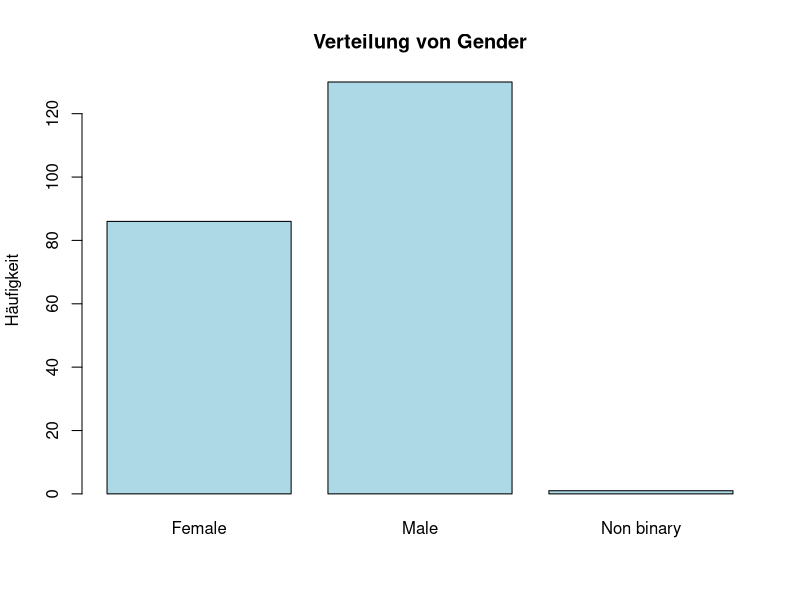
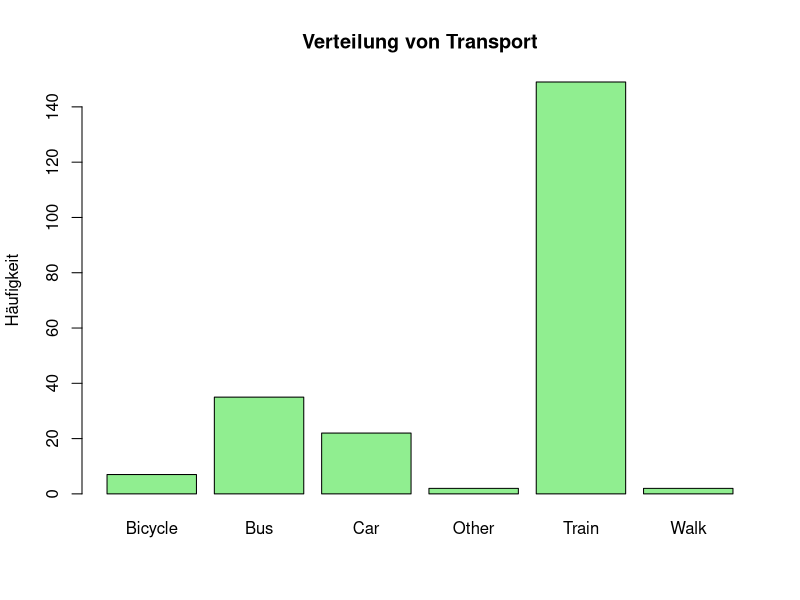
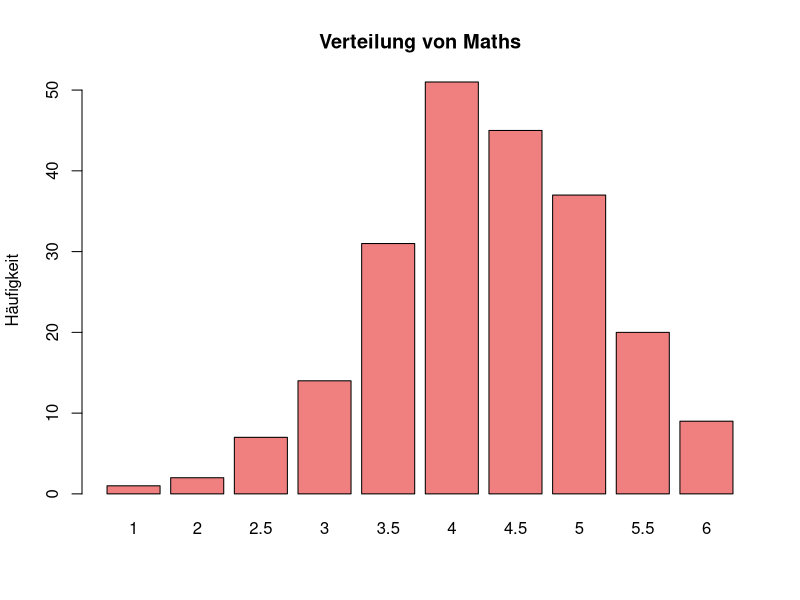
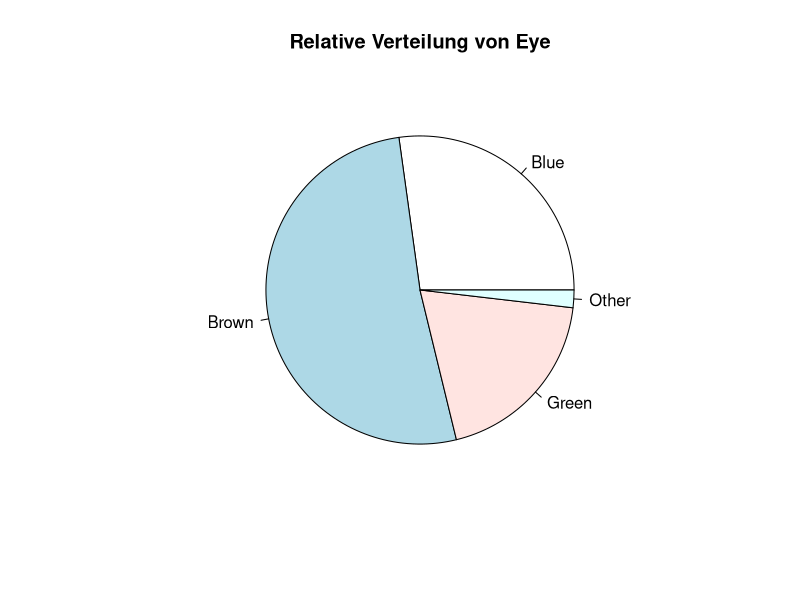
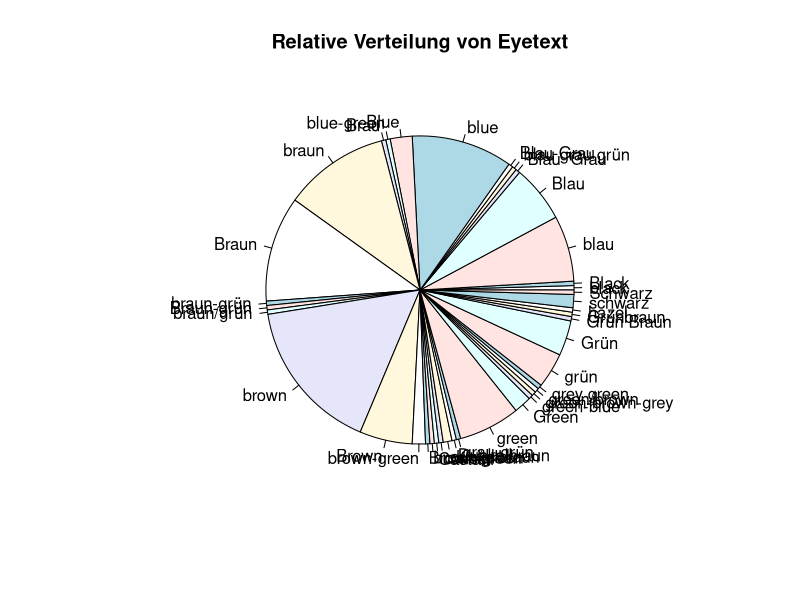
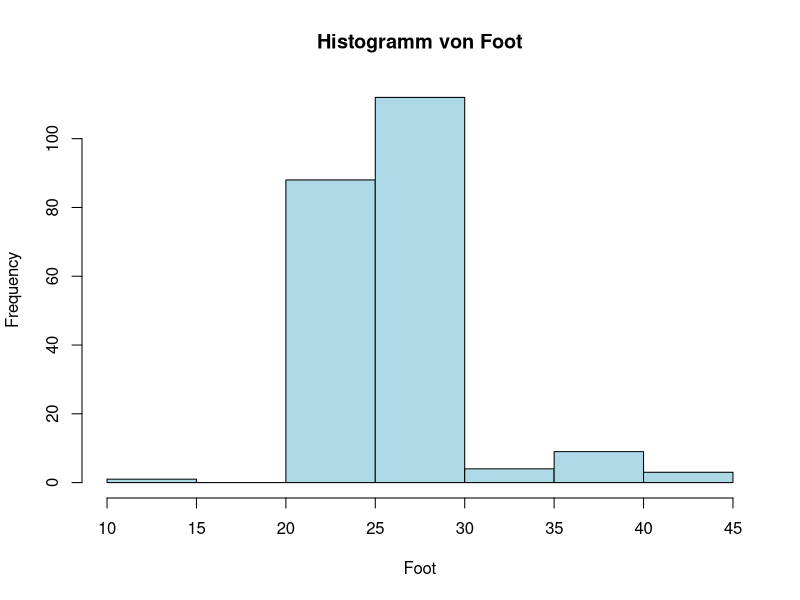
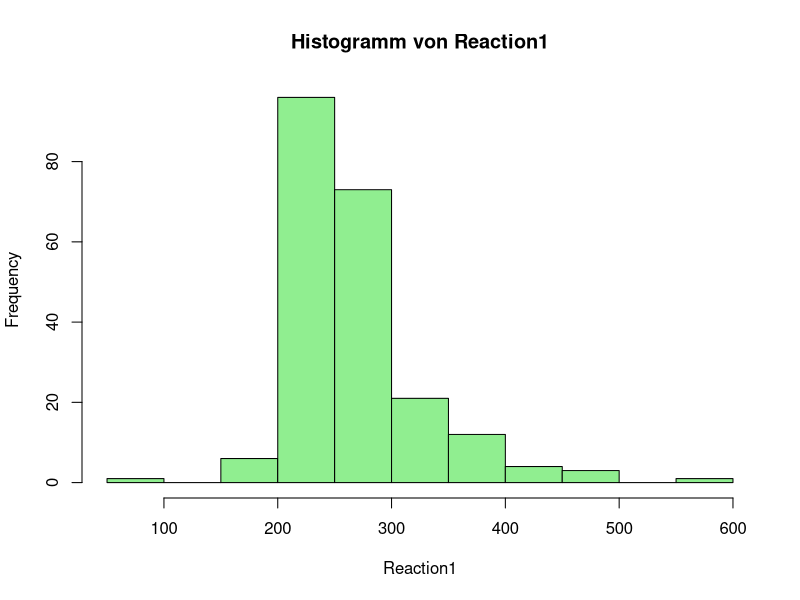
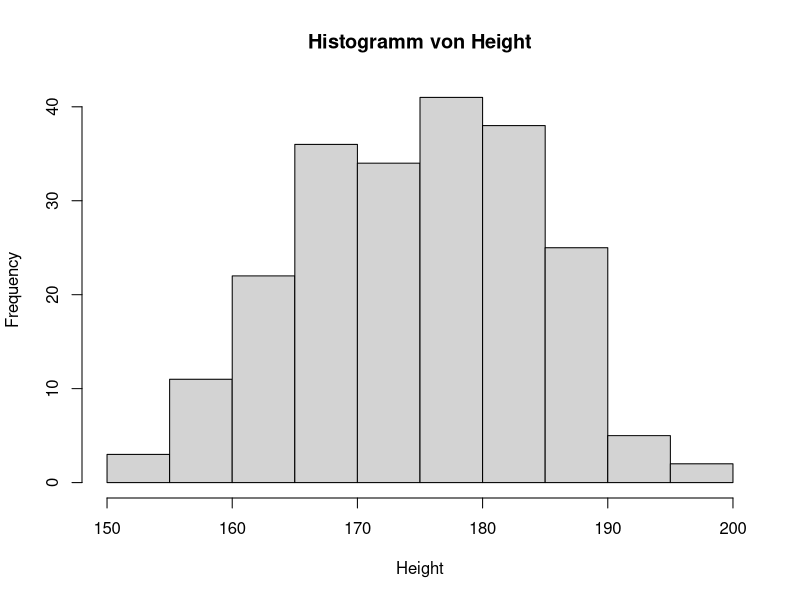

Write R code to recreate these figures, in order.
# WDDA FS 2026: Lösungen für Aufgabenserie 2
# Dieses Skript enthält die R-Code-Lösungen für die Aufgabenserie 2

# Pakete laden
library(readxl)

# Daten importieren
data <- read_excel("data/WDDA_02.xlsx", sheet = "BFH")




# ============================================================================
# Aufgabe 1: Häufigkeitsverteilung von transport
# ============================================================================

data$transport |> table()
# Erwartete Ergebnisse:
# Bicycle: 7, Bus: 35, Car: 22, Other: 2, Train: 149, Walk: 2




# ============================================================================
# Aufgabe 2: Balkendiagramme für gender, transport und maths
# ============================================================================

# (a) Balkendiagramm für gender
gender_freq <- data$gender |> table()
barplot(gender_freq,
        main = "Verteilung von Gender",
        col = "lightblue",
        ylab = "Häufigkeit")

# (b) Balkendiagramm für transport
transport_freq <- data$transport |> table()
barplot(transport_freq,
        main = "Verteilung von Transport",
        col = "lightgreen",
        ylab = "Häufigkeit")

# (c) Balkendiagramm für maths
maths_freq <- data$maths |> table()
barplot(maths_freq,
        main = "Verteilung von Maths",
        col = "lightcoral",
        ylab = "Häufigkeit")




# ============================================================================
# Aufgabe 3: Analyse der Diagrammdarstellung der Semester-Noten
# ============================================================================
# Keine Berechnung erforderlich
# (a) Das Diagramm ist schlecht, weil es eine für ordinale Daten ungeeignete
#     Darstellungsform verwendet (z.B. Linien- oder Punktdiagramm).
# (b) Besser: Balkendiagramm mit Noten auf der x-Achse und
#     Häufigkeit auf der y-Achse.




# ============================================================================
# Aufgabe 4: Kreisdiagramme für eye und eyetext
# ============================================================================

# Relative Häufigkeiten und Kreisdiagramm für eye
eye_rel <- data$eye |> table() |> prop.table()
pie(eye_rel, main = "Relative Verteilung von Eye")

# Relative Häufigkeiten und Kreisdiagramm für eyetext
eyetext_rel <- data$eyetext |> table() |> prop.table()
pie(eyetext_rel, main = "Relative Verteilung von Eyetext")




# ============================================================================
# Aufgabe 5: Problematische Darstellung bei Steve Jobs
# ============================================================================
# Keine Berechnung erforderlich
# Problem: Perspektivische Verzerrung im 3D-Kreisdiagramm lässt
# einige Segmente grösser/kleiner erscheinen als sie sind.
# Korrektur: Einfaches 2D-Kreisdiagramm oder Balkendiagramm verwenden.




# ============================================================================
# Aufgabe 6: Häufigkeitsverteilung von height in Bins
# ============================================================================

bins <- seq(155, 185, by = 5)
height_bins <- data$height |> cut(breaks = bins, right = TRUE)
height_freq <- table(height_bins)
print(height_freq)




# ============================================================================
# Aufgabe 7: Kumulative Häufigkeit für height
# ============================================================================

height_cum <- height_freq |> cumsum()
print(height_cum)




# ============================================================================
# Aufgabe 8: Histogramme für foot und reaction1
# ============================================================================

# Histogramm für foot
hist(as.numeric(data$foot),
     main = "Histogramm von Foot",
     xlab = "Foot",
     col = "lightblue")

# Histogramm für reaction1
hist(as.numeric(data$reaction1),
     main = "Histogramm von Reaction1",
     xlab = "Reaction1",
     col = "lightgreen")




# ============================================================================
# Aufgabe 9: Histogramm für height und Geschlechtervergleich
# ============================================================================

# (a) Gesamthistogramm
hist(data$height,
     main = "Histogramm von Height",
     xlab = "Height",
     col = "lightgrey")

# (b) Aufteilen nach Geschlecht und vergleichen
height_m <- data$height[data$gender == "Male"]
height_f <- data$height[data$gender == "Female"]

x_range <- range(data$height)
y_max <- max(hist(height_m, plot = FALSE)$counts,
             hist(height_f, plot = FALSE)$counts)

hist(height_m,
     main = "Histogramm von Height (Männer)",
     xlab = "Height",
     xlim = x_range, ylim = c(0, y_max),
     col = "lightblue")

hist(height_f,
     main = "Histogramm von Height (Frauen)",
     xlab = "Height",
     xlim = x_range, ylim = c(0, y_max),
     col = "lightpink")




# ============================================================================
# Aufgabe 10: Histogramme für hair und Geschlechtervergleich
# ============================================================================

# (a) Gesamthistogramm für hair
hair_numeric <- as.numeric(data$hair)
hist(hair_numeric,
     main = "Histogramm von Hair",
     xlab = "Hair",
     col = "lightgrey")

# (b) Aufteilen nach Geschlecht
hair_m <- as.numeric(data$hair[data$gender == "Male"])
hair_f <- as.numeric(data$hair[data$gender == "Female"])

x_range_hair <- range(c(hair_m, hair_f), na.rm = TRUE)
hist_m <- hist(hair_m, plot = FALSE)
hist_f <- hist(hair_f, plot = FALSE)
y_max_hair <- max(hist_m$counts, hist_f$counts)

hist(hair_m,
     main = "Histogramm von Hair (Männer)",
     xlab = "Hair",
     ylim = c(0, y_max_hair),
     col = "lightblue")

hist(hair_f,
     main = "Histogramm von Hair (Frauen)",
     xlab = "Hair",
     ylim = c(0, y_max_hair),
     col = "lightpink")




# ============================================================================
# Aufgabe 11: Histogramm für cash und Beurteilung der Schiefe
# ============================================================================

cash_numeric <- as.numeric(data$cash)
cash_numeric <- cash_numeric[!is.na(cash_numeric)]

hist(cash_numeric,
     main = "Histogramm von Cash",
     xlab = "Cash",
     col = "lightgrey",
     breaks = "Sturges")

# Die Verteilung ist rechtsschief: wenige hohe Ausreisser
# ziehen den rechten Schwanz der Verteilung nach aussen.




# ============================================================================
# Aufgabe 12: Analyse der Körpergrösse: Hoehe.m und Hoehe.f
# ============================================================================

Hoehe.m <- data$height[data$gender == "Male"]
Hoehe.f <- data$height[data$gender == "Female"]

# Kleinster Mann
min_m <- Hoehe.m |> min()

# Frauen, die grösser sind als der kleinste Mann
count_f <- (Hoehe.f > min_m) |> sum()
count_f  # Erwartet: 58




# ============================================================================
# Aufgabe 13: Fusslängenanalyse
# ============================================================================

foot.m <- data$foot[data$gender == "Male"]
foot.f <- data$foot[data$gender == "Female"]

# Hat der grösste Mann die grössten Füsse?
data$height[data$gender == "Male"] |> which.max()
data$foot[data$gender == "Male"] |> which.max()
# Vergleich: Indizes stimmen nicht überein -> Nein

# Wie bei den Frauen?
data$height[data$gender == "Female"] |> which.max()
data$foot[data$gender == "Female"] |> which.max()




# ============================================================================
# Aufgabe 14: Mindestgrösse für britische Polizei
# ============================================================================

# Männer >= 173cm, Frauen >= 163cm
suitable <- data |>
  subset((gender == "Male" & height >= 173) |
         (gender == "Female" & height >= 163))

nrow(suitable)  # Erwartet: 185




# ============================================================================
# Aufgabe 15: Geburtsmonate mit lubridate
# ============================================================================

library(lubridate)

months <- data$dob |> month()

# Personen im April geboren
count_april <- (months == 4) |> sum()
count_april  # Erwartet: 24




# ============================================================================
# Aufgabe 16: Kontingenztabelle für gender und eye
# ============================================================================

data |> with(table(gender, eye))




# ============================================================================
# Aufgabe 17: Streudiagramme
# ============================================================================

# (a) height vs. hair
plot(data$height, data$hair,
     main = "Scatterplot: Height vs. Hair",
     xlab = "Height", ylab = "Hair")
abline(lm(hair ~ height, data = data), col = "red", lwd = 2)
# Schwacher negativer Zusammenhang

# (b) height vs. foot
plot(data$height, data$foot,
     main = "Scatterplot: Height vs. Foot",
     xlab = "Height", ylab = "Foot")
abline(lm(foot ~ height, data = data), col = "red", lwd = 2)
# Deutlicher positiver linearer Zusammenhang

# (c) height vs. reaction1
plot(data$height, data$reaction1,
     main = "Scatterplot: Height vs. Reaction1",
     xlab = "Height", ylab = "Reaction1")
abline(lm(reaction1 ~ height, data = data), col = "red", lwd = 2)
# Kein erkennbarer Zusammenhang (Trendlinie nahezu horizontal)




# ============================================================================
# Aufgabe 18: Analyse der Golfspieler-Umfrage
# ============================================================================

# Daten für Männer (Zeilen: Handicap <15, >=15; Spalten: Zu schnell, Ok)
golfer_maennlich <- matrix(c(10, 40, 25, 25), nrow = 2, byrow = TRUE)
colnames(golfer_maennlich) <- c("Zu schnell", "Ok")
rownames(golfer_maennlich) <- c("Handicap < 15", "Handicap >= 15")

# Daten für Frauen
golfer_weiblich <- matrix(c(1, 9, 39, 51), nrow = 2, byrow = TRUE)
colnames(golfer_weiblich) <- c("Zu schnell", "Ok")
rownames(golfer_weiblich) <- c("Handicap < 15", "Handicap >= 15")

# (a) Kombinierte Kontingenztabelle
total_m <- colSums(golfer_maennlich)  # Männer total: 35 Zu schnell, 65 Ok
total_f <- colSums(golfer_weiblich)   # Frauen total: 40 Zu schnell, 60 Ok

gesamt <- rbind(Männlich = total_m, Weiblich = total_f)
print(gesamt)

# Prozentsätze
round(gesamt / rowSums(gesamt) * 100, 1)
# Frauen: 40% "Zu schnell", Männer: 35% "Zu schnell"

# (b) Niedriges Handicap (< 15)
# Männer: 10/50 = 20% "Zu schnell"
# Frauen: 1/10 = 10% "Zu schnell"
# -> Männer haben höheren Beschwerdeanteil

# (c) Höheres Handicap (>= 15)
# Männer: 25/50 = 50% "Zu schnell"
# Frauen: 39/90 = 43.3% "Zu schnell"
# -> Männer haben höheren Beschwerdeanteil

# (d) Simpson-Paradoxon: Aggregiert beschweren sich Frauen häufiger (40% vs. 35%),
# aber in beiden Handicap-Gruppen einzeln beschweren sich Männer häufiger.
# Der Grund: Die Handicap-Verteilung ist unterschiedlich (Frauen haben mehr
# Spielerinnen mit hohem Handicap, wo generell mehr Beschwerden auftreten).
